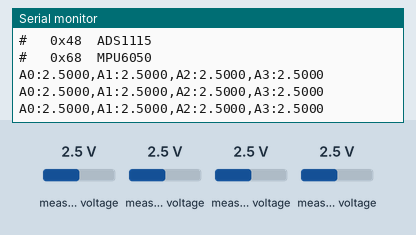
Recording of a sketch running on a simulated ESP32. Shown: the last lines printed to the serial monitor. Wiring (inferred from the names in the program): ADS1115 converter at I2C address 0x48. The inputs (shaded band) are chosen by the test bench; at power-on: measured voltage 2.5 V.

Above: at 1.7 s.
1.8 s: measured voltage (sensor 200) set to 0.1 V
At 2.6 s:
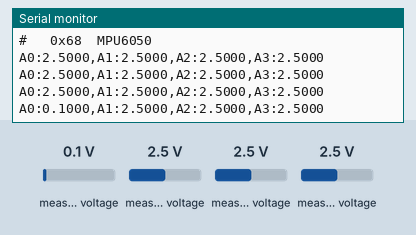
3.3 s: measured voltage (sensor 201) set to 0.1 V
At 3.7 s:
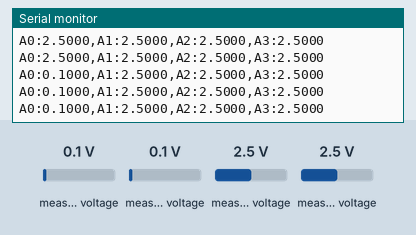
4.8 s: measured voltage (sensor 202) set to 0.1 V
At 5.3 s:
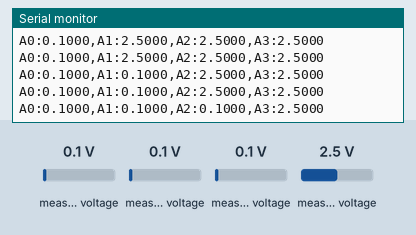
6.3 s: measured voltage (sensor 203) set to 0.1 V
At 6.9 s:
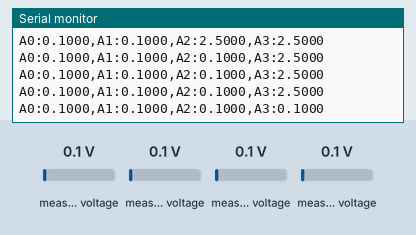
7.8 s: measured voltage (sensor 200) set to 1.2 V
At 8.5 s:
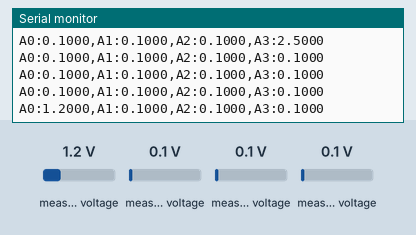
9.3 s: measured voltage (sensor 201) set to 1.2 V
At 9.3 s:
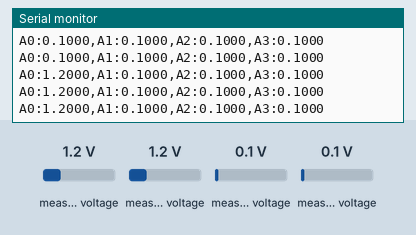
Timing chart, 0 to 11.8 s (numbered marks = the images above; inputs shaded):
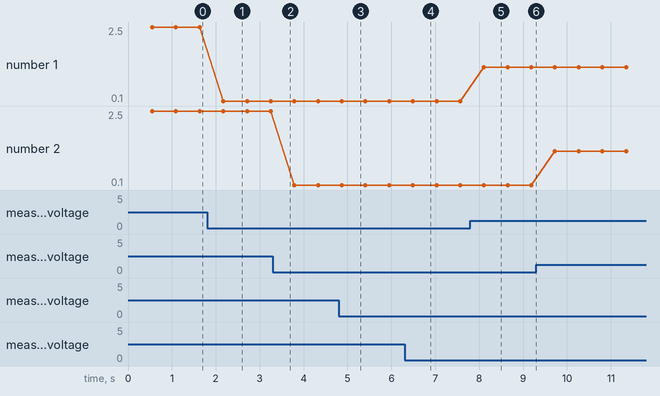

Measured:
- after the input at 1.8 s, the serial monitor: prints a new line after 0.37 s (image 1)
- after the input at 4.8 s, the serial monitor: prints a new line after 0.07 s (image 3)
- after the input at 6.3 s, the serial monitor: prints a new line after 0.19 s (image 4)
- after the input at 7.8 s, the serial monitor: prints a new line after 0.31 s (image 5)
- plotted number 1: 2.5 → 0.1 after the input at 1.8 s, 0.1 → 1.2 after the input at 7.8 s

The sketch:

test-ads1115.ino
```cpp
/*
  test-ads1115.ino — prueba simple del ADS1115 del modelo a escala
  estado: borrador, sin probar en placa
  fecha: 2026-10-21

  Qué hace:
    1. Escanea el bus I2C: tienen que aparecer 0x48 (ADS1115) y 0x68 (MPU6050).
    2. Cada 0,5 s lee los cuatro canales (AIN0..AIN3 contra GND) y los imprime en voltios.
       El formato etiqueta:valor sirve para leerlo en el monitor serie o verlo en el Serial Plotter.

  Qué esperar con todo en reposo (sin corriente). Canales según el diseño, la asignación real se
  confirma con esta misma prueba:
    AIN0  TMCS1126B4      ~1,65 V   100 mV/A; con corriente de tracción la tensión BAJA
    AIN1  ACS712-30A      ~2,5 V    mitad de su alimentación; 66 mV/A, con signo
    AIN2  5 V del ACS / 2 ~2,5 V    si da otra cosa, revisar el regulador del ACS712
    AIN3  libre           cualquier valor: una entrada al aire flota, es normal

  Rango: ±4,096 V en los cuatro canales, 125 uV por cuenta (1,25 mA por cuenta en el TMCS).
  Ninguna entrada puede pasar de 3,3 V: el ADS1115 está alimentado a 3,3 V.

  Pines: fuente única en 20-modelo-escala/40-firmware/mapa-gpio.md (IO21 SDA, IO22 SCL).
  Sin librerías externas: solo Wire, acceso directo a registros.
*/

#include <Wire.h>

constexpr int PIN_SDA = 21;
constexpr int PIN_SCL = 22;
constexpr uint8_t ADS_ADDR = 0x48;

// Registros del ADS1115
constexpr uint8_t REG_CONVERSION = 0x00;
constexpr uint8_t REG_CONFIG     = 0x01;

constexpr float VOLTIOS_POR_CUENTA = 4.096f / 32768.0f;  // PGA ±4,096 V

// Arma la palabra de configuración para una conversión única en el canal pedido:
//   bit 15     OS = 1        arranca una conversión
//   bits 14:12 MUX = 1xx     canal xx contra GND
//   bits 11:9  PGA = 001     ±4,096 V
//   bit 8      MODE = 1      conversión única
//   bits 7:5   DR = 100      128 muestras/s (7,8 ms por conversión)
//   bits 1:0   COMP = 11     comparador apagado
uint16_t configCanal(uint8_t canal) {
  return 0x8000 | ((0x4 + canal) << 12) | 0x0200 | 0x0100 | 0x0080 | 0x0003;
}

// Lee un canal y devuelve la tensión en voltios. Devuelve false si el ADS no responde.
bool leerCanal(uint8_t canal, float &voltios) {
  uint16_t cfg = configCanal(canal);

  // 1. Escribir la configuración: esto dispara la conversión
  Wire.beginTransmission(ADS_ADDR);
  Wire.write(REG_CONFIG);
  Wire.write(cfg >> 8);
  Wire.write(cfg & 0xFF);
  if (Wire.endTransmission() != 0) return false;

  // 2. Esperar a que termine (7,8 ms a 128 muestras/s, con margen)
  delay(9);

  // 3. Leer el resultado: 16 bits con signo, primero el byte alto
  Wire.beginTransmission(ADS_ADDR);
  Wire.write(REG_CONVERSION);
  if (Wire.endTransmission() != 0) return false;
  if (Wire.requestFrom(ADS_ADDR, (uint8_t)2) != 2) return false;
  uint8_t alto = Wire.read();
  uint8_t bajo = Wire.read();
  int16_t cuentas = (int16_t)((alto << 8) | bajo);

  voltios = cuentas * VOLTIOS_POR_CUENTA;
  return true;
}

void escanearBus() {
  Serial.println("# Escaneo I2C:");
  int encontrados = 0;
  for (uint8_t a = 1; a < 127; a++) {
    Wire.beginTransmission(a);
    if (Wire.endTransmission() == 0) {
      const char *nombre = (a == 0x48) ? "ADS1115" : (a == 0x68) ? "MPU6050" : "desconocido";
      Serial.printf("#   0x%02X  %s\n", a, nombre);
      encontrados++;
    }
  }
  if (encontrados == 0) Serial.println("#   Ningún dispositivo: revisar 3,3 V, GND, SDA y SCL.");
}

void setup() {
  Serial.begin(115200);
  delay(500);
  Serial.println("\n# ===== Prueba ADS1115 - modelo a escala =====");

  Wire.begin(PIN_SDA, PIN_SCL, 100000);  // 100 kHz: lento pero robusto, sobra para esta prueba
  escanearBus();
}

void loop() {
  float v[4];
  for (uint8_t canal = 0; canal < 4; canal++) {
    if (!leerCanal(canal, v[canal])) {
      Serial.println("# ADS1115 sin respuesta en 0x48");
      delay(1000);
      return;
    }
  }

  Serial.printf("A0:%.4f,A1:%.4f,A2:%.4f,A3:%.4f\n", v[0], v[1], v[2], v[3]);
  delay(500);
}
```
